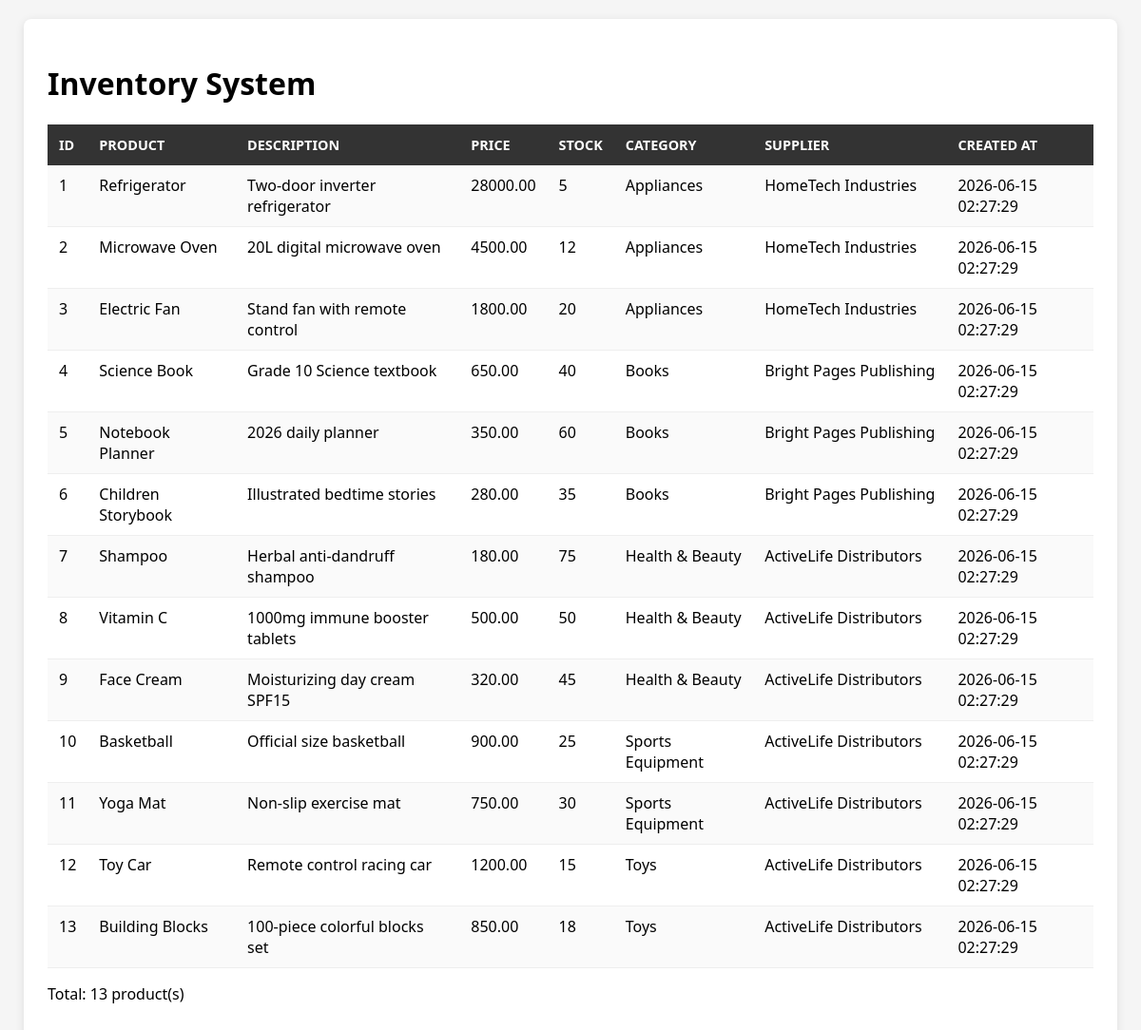
The page / on the database its author committed.
### tables this page shows
CREATE TABLE `products` (
  `id` int(11) NOT NULL,
  `name` varchar(150) NOT NULL,
  `description` text DEFAULT NULL,
  `price` decimal(10,2) NOT NULL,
  `stock` int(11) NOT NULL,
  `category_id` int(11) DEFAULT NULL,
  `supplier_id` int(11) DEFAULT NULL,
  `created_at` timestamp NOT NULL DEFAULT current_timestamp()
);

CREATE TABLE `categories` (
  `id` int(11) NOT NULL,
  `name` varchar(100) NOT NULL
);

CREATE TABLE `suppliers` (
  `id` int(11) NOT NULL,
  `name` varchar(100) NOT NULL,
  `contact_person` varchar(100) DEFAULT NULL,
  `phone` varchar(20) DEFAULT NULL
);

### index.php (the view, shortened to what this page needs)
<?php
require_once 'config.php';
$sql = " SELECT p.id, p.name, p.description, p.price, p.stock, p.created_at,
        c.name AS category, s.name AS supplier
        FROM products p
        JOIN categories c ON p.category_id = c.id
        JOIN suppliers s ON p.supplier_id = s.id
        ORDER BY p.id ASC
        ";
$result = $conn->query($sql);
?>
<!DOCTYPE html>
<html>
<head>
    <link rel="stylesheet" href="style.css">
</head>
<body>
<div class="container">
    <h1>Inventory System</h1>
<table>
    <tr>
        <th>ID</th>
        <th>Product</th>
        <th>Description</th>
        <th>Price</th>
        <th>Stock</th>
        <th>Category</th>
        <th>Supplier</th>
        <th>Created At</th>
    </tr>
    <?php while ($row = $result->fetch_assoc()): ?>
    <tr>
        <td><?= $row['id'] ?></td>
        <td><?= htmlspecialchars($row['name']) ?></td>
        <td><?= htmlspecialchars($row['description']) ?></td>
        <td><?= $row['price'] ?></td>
        <td><?= $row['stock'] ?></td>
        <td><?= htmlspecialchars($row['category']) ?></td>
        <td><?= htmlspecialchars($row['supplier']) ?></td>
        <td><?= $row['created_at'] ?></td>
    </tr>
    <?php endwhile; ?>
</table>
<p class="count">
    Total: <?= $result->num_rows ?> product(s)
</p>
</div>
</body>
</html>

### style.css (style rules this page uses)
body { font-family: 'Segoe UI', Arial, sans-serif; margin: 20px; background: #f5f5f5; }
.container { max-width: 1100px; margin: 0 auto; background: white; padding: 25px; border-radius: 8px; box-shadow: 0 2px 10px rgba(0,0,0,0.1); }
table { width: 100%; border-collapse: collapse; margin-top: 15px; }
th { background: #333; color: white; padding: 12px; text-align: left; font-size: 0.9em; text-transform: uppercase; }
td { padding: 10px 12px; border-bottom: 1px solid #eee; vertical-align: top; }
tr:nth-child(even) { background: #fafafa; }
td:nth-last-child(2) { white-space: nowrap; }

### rows shown on the page
products: id "1", name "Refrigerator", description "Two-door inverter refrigerator", price "28000.00", stock "5", category.name "Appliances", supplier.name "HomeTech Industries", created_at "2026-06-15 02:27:29"
products: id "2", name "Microwave Oven", description "20L digital microwave oven", price "4500.00", stock "12", category.name "Appliances", supplier.name "HomeTech Industries", created_at "2026-06-15 02:27:29"
products: id "3", name "Electric Fan", description "Stand fan with remote control", price "1800.00", stock "20", category.name "Appliances", supplier.name "HomeTech Industries", created_at "2026-06-15 02:27:29"
products: id "4", name "Science Book", description "Grade 10 Science textbook", price "650.00", stock "40", category.name "Books", supplier.name "Bright Pages Publishing", created_at "2026-06-15 02:27:29"
products: id "5", name "Notebook Planner", description "2026 daily planner", price "350.00", stock "60", category.name "Books", supplier.name "Bright Pages Publishing", created_at "2026-06-15 02:27:29"
products: id "6", name "Children Storybook", description "Illustrated bedtime stories", price "280.00", stock "35", category.name "Books", supplier.name "Bright Pages Publishing", created_at "2026-06-15 02:27:29"
products: id "7", name "Shampoo", description "Herbal anti-dandruff shampoo", price "180.00", stock "75", category.name "Health & Beauty", supplier.name "ActiveLife Distributors", created_at "2026-06-15 02:27:29"
products: id "8", name "Vitamin C", description "1000mg immune booster tablets", price "500.00", stock "50", category.name "Health & Beauty", supplier.name "ActiveLife Distributors", created_at "2026-06-15 02:27:29"
products: id "9", name "Face Cream", description "Moisturizing day cream SPF15", price "320.00", stock "45", category.name "Health & Beauty", supplier.name "ActiveLife Distributors", created_at "2026-06-15 02:27:29"
products: id "10", name "Basketball", description "Official size basketball", price "900.00", stock "25", category.name "Sports Equipment", supplier.name "ActiveLife Distributors", created_at "2026-06-15 02:27:29"
products: id "11", name "Yoga Mat", description "Non-slip exercise mat", price "750.00", stock "30", category.name "Sports Equipment", supplier.name "ActiveLife Distributors", created_at "2026-06-15 02:27:29"
products: id "12", name "Toy Car", description "Remote control racing car", price "1200.00", stock "15", category.name "Toys", supplier.name "ActiveLife Distributors", created_at "2026-06-15 02:27:29"
products: id "13", name "Building Blocks", description "100-piece colorful blocks set", price "850.00", stock "18", category.name "Toys", supplier.name "ActiveLife Distributors", created_at "2026-06-15 02:27:29"

### other values the page prints
$result->num_rows "13"
